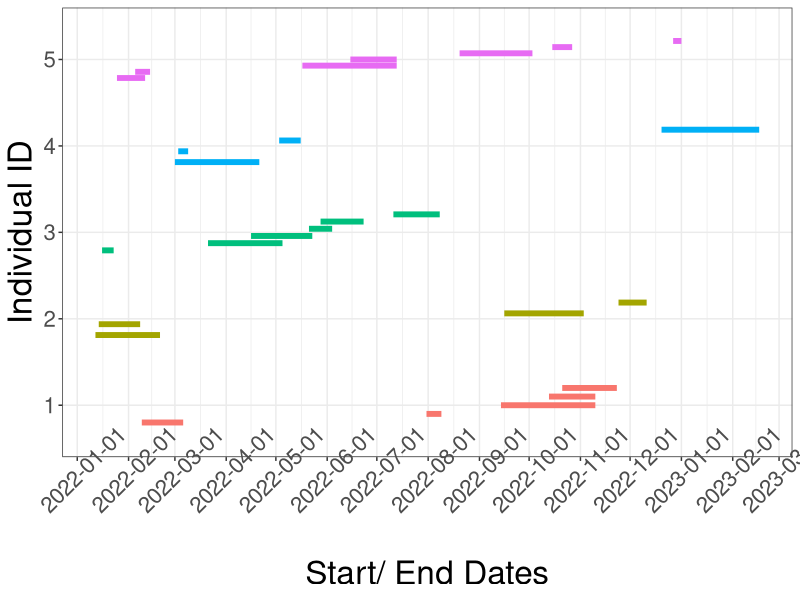
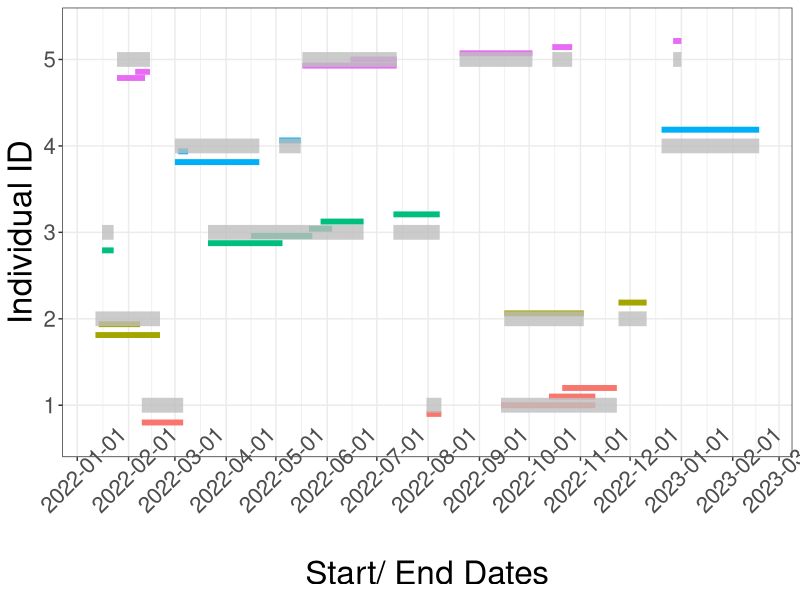

Generate these figures, in order, with R:
## ---- chunk 1
#| code-fold: true 
library(tidyverse)
library(knitr)
library(kableExtra)

set.seed(12345)

# 10 individuals
ID <- 1:10

# 3 to 7 events per person 
n_events <- sample(3:7, 10, replace = TRUE)

duration_data <- tibble(ID = rep(ID, n_events)) |> 
  mutate(
    start_date = 
      sample(seq(as.Date('2022-01-01'), as.Date('2022-12-31'), by = "day"), n(), replace = TRUE),
    # 3 days - 2 months episodes 
    end_date = start_date + sample(3:60, n(), replace = TRUE)   
  ) |> 
  arrange(ID, start_date) |> 
  group_by(ID) |> 
  mutate(eventID = row_number())

## ---- chunk 2
#| eval: true 
head(duration_data, n=15) |> kable()
## ---- chunk 3
#| code-fold: true 
#| fig-cap: "Duration patterns by subject"
#| fig-cap-location: margin
#| fig-width: 15
#| fig-height: 7
library(ggplot2)

ggplot(duration_data |> filter(ID <= 5),
       aes(y = factor(ID), xmin = start_date, xmax = end_date, color = factor(ID))) +
  geom_linerange(position = position_dodge2(width = .5), linewidth = 2) +
  theme_bw() + 
  xlab("Start/ End Dates") + ylab("Individual ID") +
  scale_x_date(date_breaks = "1 month") + 
  theme(
    axis.text.x = element_text(size = 16, angle = 45),
    axis.text.y = element_text(size = 16),
    axis.title.x = element_text(size = 24),
    axis.title.y = element_text(size = 24),
    legend.position = 'none'
  )

## ---- chunk 4

gaps_and_islands <- 
duration_data |> 
  arrange(ID, start_date) |>    # <1>
  group_by(ID) |>               # <1> 
  mutate(
    prev_end      = if_else(eventID == 1, end_date, lag(end_date, 1)), # <2>   
    max_prior_end = as.Date(cummax(as.numeric(prev_end))),             # <3>
    new_island    = start_date > max_prior_end,                        # <4>
    coverageID    = cumsum(new_island)                                 # <5> 
  ) 
  

gaps_and_islands |>
  mutate_if(is.Date, ~ format(.x, '%m/%d')) |> 
  head(n=15) |> kable()

## ---- chunk 5
islands <-
gaps_and_islands |> 
  group_by(ID, coverageID) |> 
  summarise(
    start_date = first(start_date),
    end_date   = max(end_date) 
  )  
  

islands |> 
  head(n=10) |> kable() |> kable_styling(full_width=FALSE) |> 
  column_spec(1:4, width = "18em")
## ---- chunk 6
#| code-fold: true 
#| fig-cap: "Duration patterns by subject"
#| fig-cap-location: margin
#| fig-width: 15
#| fig-height: 7
library(ggplot2)

# start with original date range data 
ggplot(duration_data |> filter(ID <= 5),
       aes(y = factor(ID), xmin = start_date, xmax = end_date, color = factor(ID))) +
  geom_linerange(position = position_dodge2(width = .5), linewidth = 2) +
  
  # overlay the islands 
  geom_linerange(data = islands |> filter(ID <= 5),
                 mapping = aes(y = factor(ID), xmin = start_date, xmax = end_date),
                 color = "grey", alpha = .8, linewidth = 5) + 
  
  theme_bw() + 
  xlab("Start/ End Dates") + ylab("Individual ID") +
  scale_x_date(date_breaks = "1 month") + 
  theme(
    axis.text.x = element_text(size = 16, angle = 45),
    axis.text.y = element_text(size = 16),
    axis.title.x = element_text(size = 24),
    axis.title.y = element_text(size = 24),
    legend.position = 'none'
  )

## ---- chunk 7
holes <- islands |> 
  group_by(ID) |> 
  arrange(ID, start_date) |> 
  mutate(
    hole_start_date = end_date,
    hole_end_date   = lead(start_date, 1)
  )
